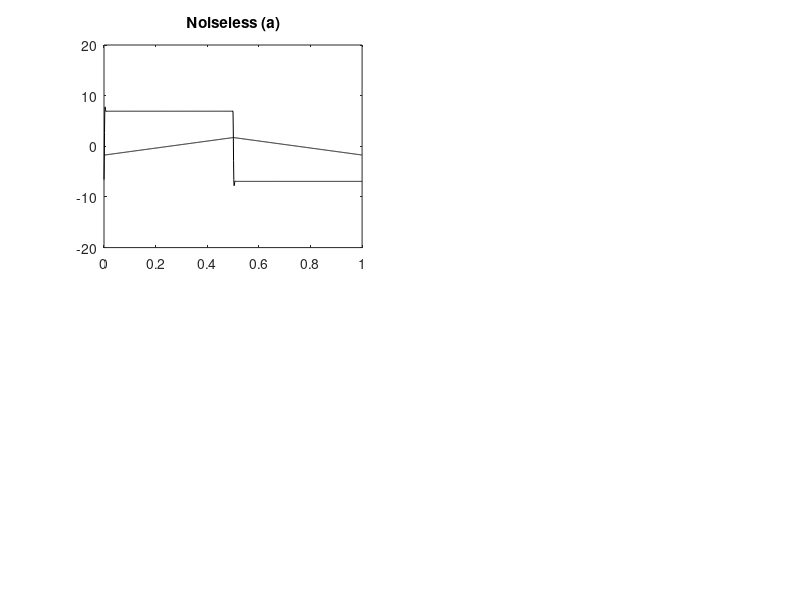

Here is the MATLAB script that generated this plot: (Note: this script raises an error after producing the figure.)
% Chapter 2 Exercise 33
% Exploiting the periodic nature of signals: differentiation, integration,
% averaging and filtering
%
% Copyright: 
% Johan Schoukens, Rik Pintelon, and Yves Rolain 
% Vrije Universiteit Brussels, Pleinlaan 2, 1050 Brussels, Belgium
%
% 1 December 2010

clear all

% define the input parameters

N=1024                          % number of samples in a period
M=10                            % number of periods
SNR=0.001                       % scale the disturbing noise
fs=N                            % sampling period
[b,a]=butter(2,0.3);            % filter to reduce the bandwidth of the signal
t=[0:N-1]/fs;                   % time axis for plots

% generate M periods of a sawtooth signal
u0=[0:N/2-1 N/2:-1:1];u0=u0-mean(u0);u0=u0/std(u0); % 1 period normalized signal
u0=kron(ones(1,M+1),u0);                            % M+1 periodic repitition
u0=filter(b,a,u0);u0(1:N)=[];                       % Eliminate transient of the simulation
u=u0+SNR*randn(size(u0));                           % add white disturbing noise

% calculate spectrum and the derivative
n=length(u);
f=[0:n-1]/n*fs;                                     % frequency vector for plots
U=fft(u);U(n/2+1:end)=0;u1=2*real(ifft(U));         % original signal
dU=U.*f*sqrt(-1)*2*pi;  
du=2*real(ifft(dU));                                % derivative

U0=fft(u0);U0(n/2+1:end)=0;                         % fft noiseless signal 
dU0=U0.*f*sqrt(-1)*2*pi;
du0=2*real(ifft(dU0));du0=du0(1:N);                 % derivative of the noise les signal

dum=mean(reshape(du,N,M),2)';                       % average over the periods

dUm=fft(dum);dUm(1:2:end)=0;dumf=real(ifft(dUm));   % put equal frequency components to zero

FigNum=1
figure(FigNum)

subplot(2,2,1)
plot(t,du0,'k',t,u0(1:N),'k'),shg
axis([0 1 -20 20])
title('Noiseless (a)')
DG_SetFontSize(12,FigNum)
DG_SetTraceWidth(0.5,'*',FigNum,1)
DG_SetTraceWidth(1.5,1,FigNum,1)
DG_SetTraceTint(50,1,FigNum,1)

subplot(2,2,2)
plot(t,du(1:N),'k',t,du0,'k',t,u0(1:N),'k'),shg
axis([0 1 -20 20])
title('Noisy (b)')
DG_SetFontSize(12,FigNum)
DG_SetTraceWidth(0.5,'*',FigNum,2)
DG_SetTraceWidth(1.5,2,FigNum,2)
DG_SetTraceTint(50,2,FigNum,2)

subplot(2,2,3)
plot(t,dum,'k',t,du0,'k',t,u0(1:N),'k'),shg
axis([0 1 -20 20])
xlabel('Time (s)')
title('Averaged (c)')
DG_SetFontSize(12,FigNum)
DG_SetTraceWidth(0.5,'*',FigNum,3)
DG_SetTraceWidth(1.5,2,FigNum,3)
DG_SetTraceTint(50,2,FigNum,3)

subplot(2,2,4)
plot(t,dumf,'k',t,du0,'k',t,u0(1:N),'k'),shg
axis([0 1 -20 20])
xlabel('Time (s)')
title('Averaged and only odd freq. (d)')
DG_SetFontSize(12,FigNum)
DG_SetTraceWidth(0.5,'*',FigNum,4)
DG_SetTraceWidth(1.5,2,FigNum,4)
DG_SetTraceTint(50,2,FigNum,4)
DG_SetLineWidth(1.0)

% Export the plot
% DG_Init4PDF(gcf, 4.5);        % fixing the size, half standard height
% DG_MakePDF('Derivative1.pdf', gcf); 
